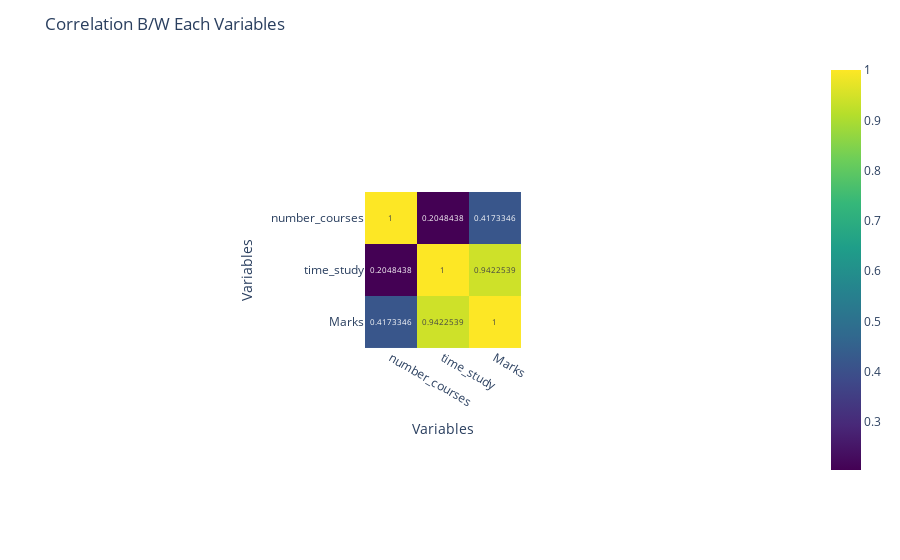

Here is the notebook cell this chart was saved with:
### Markdown cell above
## Correlationion Between Each Other

### Code cell
correlation = df.corr()
fig = px.imshow(correlation, text_auto=True, color_continuous_scale='Viridis')
fig.update_layout(
    title='Correlation B/W Each Variables',xaxis_title='Variables',yaxis_title='Variables',
    xaxis=dict(tickvals=list(range(len(correlation.columns))), ticktext=correlation.columns),
    yaxis=dict(tickvals=list(range(len(correlation.columns))), ticktext=correlation.columns))

# Show the heatmap
fig.show()

### Figure 1 — Plotly figure (JSON) as saved in the notebook; plotly's stock layout.template omitted (floating-point values rounded to 4 significant figures)
{"data": [{"coloraxis": "coloraxis", "hovertemplate": "x: %{x}<br>y: %{y}<br>color: %{z}<extra></extra>", "name": "0", "texttemplate": "%{z}", "type": "heatmap", "x": ["number_courses", "time_study", "Marks"], "xaxis": "x", "y": ["number_courses", "time_study", "Marks"], "yaxis": "y", "z": [[1, 0.2048, 0.4173], [0.2048, 1, 0.9423], [0.4173, 0.9423, 1]]}], "layout": {"autosize": true, "coloraxis": {"colorscale": [[0, "#440154"], [0.1111, "#482878"], [0.2222, "#3e4989"], [0.3333, "#31688e"], [0.4444, "#26828e"], [0.5556, "#1f9e89"], [0.6667, "#35b779"], [0.7778, "#6ece58"], [0.8889, "#b5de2b"], [1, "#fde725"]]}, "margin": {"t": 60}, "title": {"text": "Correlation B/W Each Variables"}, "xaxis": {"anchor": "y", "autorange": true, "constrain": "domain", "domain": [0.3925, 0.6075], "range": [-0.5, 2.5], "scaleanchor": "y", "ticktext": ["number_courses", "time_study", "Marks"], "tickvals": [0, 1, 2], "title": {"text": "Variables"}, "type": "category"}, "yaxis": {"anchor": "x", "autorange": true, "constrain": "domain", "domain": [0, 1], "range": [2.5, -0.5], "ticktext": ["number_courses", "time_study", "Marks"], "tickvals": [0, 1, 2], "title": {"text": "Variables"}, "type": "category"}}}
